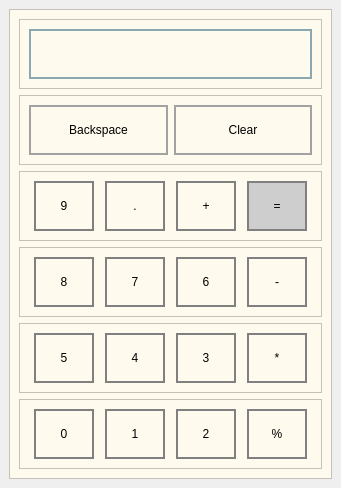
<?xml version="1.0" encoding="UTF-8"?>
<ui version="4.0">
 <class>MainWindow</class>
 <widget class="QMainWindow" name="MainWindow">
  <property name="geometry">
   <rect>
    <x>0</x>
    <y>0</y>
    <width>341</width>
    <height>456</height>
   </rect>
  </property>
  <property name="minimumSize">
   <size>
    <width>4</width>
    <height>0</height>
   </size>
  </property>
  <property name="maximumSize">
   <size>
    <width>538</width>
    <height>456</height>
   </size>
  </property>
  <property name="windowTitle">
   <string>MainWindow</string>
  </property>
  <widget class="QWidget" name="centralwidget">
   <layout class="QVBoxLayout" name="verticalLayout">
    <item>
     <widget class="QFrame" name="frame">
      <property name="styleSheet">
       <string notr="true">background-color: rgb(255, 250, 238);</string>
      </property>
      <property name="frameShape">
       <enum>QFrame::Shape::StyledPanel</enum>
      </property>
      <property name="frameShadow">
       <enum>QFrame::Shadow::Raised</enum>
      </property>
      <layout class="QVBoxLayout" name="verticalLayout_2">
       <item>
        <widget class="QFrame" name="frame_5">
         <property name="frameShape">
          <enum>QFrame::Shape::StyledPanel</enum>
         </property>
         <property name="frameShadow">
          <enum>QFrame::Shadow::Raised</enum>
         </property>
         <layout class="QVBoxLayout" name="verticalLayout_3">
          <item>
           <widget class="QLineEdit" name="display">
            <property name="minimumSize">
             <size>
              <width>60</width>
              <height>50</height>
             </size>
            </property>
            <property name="styleSheet">
             <string notr="true">border:2px solid #89A8B2;</string>
            </property>
           </widget>
          </item>
         </layout>
        </widget>
       </item>
       <item>
        <widget class="QFrame" name="frame_2">
         <property name="frameShape">
          <enum>QFrame::Shape::StyledPanel</enum>
         </property>
         <property name="frameShadow">
          <enum>QFrame::Shadow::Raised</enum>
         </property>
         <layout class="QHBoxLayout" name="horizontalLayout">
          <item>
           <widget class="QPushButton" name="backspace">
            <property name="minimumSize">
             <size>
              <width>60</width>
              <height>50</height>
             </size>
            </property>
            <property name="styleSheet">
             <string notr="true">border:2px solid rgb(162, 162, 162);</string>
            </property>
            <property name="text">
             <string>Backspace</string>
            </property>
            <property name="checkable">
             <bool>true</bool>
            </property>
           </widget>
          </item>
          <item>
           <widget class="QPushButton" name="clear">
            <property name="minimumSize">
             <size>
              <width>60</width>
              <height>50</height>
             </size>
            </property>
            <property name="styleSheet">
             <string notr="true">border:2px solid rgb(162, 162, 162);</string>
            </property>
            <property name="text">
             <string>Clear</string>
            </property>
            <property name="checkable">
             <bool>true</bool>
            </property>
           </widget>
          </item>
         </layout>
        </widget>
       </item>
       <item>
        <widget class="QFrame" name="frame_3">
         <property name="frameShape">
          <enum>QFrame::Shape::StyledPanel</enum>
         </property>
         <property name="frameShadow">
          <enum>QFrame::Shadow::Raised</enum>
         </property>
         <layout class="QHBoxLayout" name="horizontalLayout_2">
          <item>
           <widget class="QPushButton" name="integer_9">
            <property name="minimumSize">
             <size>
              <width>50</width>
              <height>50</height>
             </size>
            </property>
            <property name="maximumSize">
             <size>
              <width>60</width>
              <height>50</height>
             </size>
            </property>
            <property name="styleSheet">
             <string notr="true">border:2px solid grey;</string>
            </property>
            <property name="text">
             <string>9</string>
            </property>
            <property name="checkable">
             <bool>true</bool>
            </property>
           </widget>
          </item>
          <item>
           <widget class="QPushButton" name="decimal">
            <property name="minimumSize">
             <size>
              <width>50</width>
              <height>50</height>
             </size>
            </property>
            <property name="maximumSize">
             <size>
              <width>60</width>
              <height>50</height>
             </size>
            </property>
            <property name="styleSheet">
             <string notr="true">border:2px solid grey;</string>
            </property>
            <property name="text">
             <string>.</string>
            </property>
            <property name="checkable">
             <bool>true</bool>
            </property>
           </widget>
          </item>
          <item>
           <widget class="QPushButton" name="addition">
            <property name="minimumSize">
             <size>
              <width>50</width>
              <height>50</height>
             </size>
            </property>
            <property name="maximumSize">
             <size>
              <width>60</width>
              <height>50</height>
             </size>
            </property>
            <property name="styleSheet">
             <string notr="true">border:2px solid grey;</string>
            </property>
            <property name="text">
             <string>+</string>
            </property>
            <property name="checkable">
             <bool>true</bool>
            </property>
           </widget>
          </item>
          <item>
           <widget class="QPushButton" name="result">
            <property name="minimumSize">
             <size>
              <width>50</width>
              <height>50</height>
             </size>
            </property>
            <property name="maximumSize">
             <size>
              <width>60</width>
              <height>50</height>
             </size>
            </property>
            <property name="styleSheet">
             <string notr="true">border:2px solid grey;
background-color: rgb(206, 206, 206);</string>
            </property>
            <property name="text">
             <string>=</string>
            </property>
            <property name="checkable">
             <bool>true</bool>
            </property>
           </widget>
          </item>
         </layout>
        </widget>
       </item>
       <item>
        <widget class="QFrame" name="frame_4">
         <property name="frameShape">
          <enum>QFrame::Shape::StyledPanel</enum>
         </property>
         <property name="frameShadow">
          <enum>QFrame::Shadow::Raised</enum>
         </property>
         <layout class="QGridLayout" name="gridLayout">
          <item row="0" column="0">
           <widget class="QPushButton" name="integer_8">
            <property name="minimumSize">
             <size>
              <width>60</width>
              <height>50</height>
             </size>
            </property>
            <property name="maximumSize">
             <size>
              <width>60</width>
              <height>50</height>
             </size>
            </property>
            <property name="styleSheet">
             <string notr="true">border:2px solid grey;
</string>
            </property>
            <property name="text">
             <string>8</string>
            </property>
            <property name="checkable">
             <bool>true</bool>
            </property>
           </widget>
          </item>
          <item row="0" column="1">
           <widget class="QPushButton" name="integer_7">
            <property name="minimumSize">
             <size>
              <width>60</width>
              <height>50</height>
             </size>
            </property>
            <property name="maximumSize">
             <size>
              <width>60</width>
              <height>50</height>
             </size>
            </property>
            <property name="styleSheet">
             <string notr="true">border:2px solid grey;</string>
            </property>
            <property name="text">
             <string>7</string>
            </property>
            <property name="checkable">
             <bool>true</bool>
            </property>
           </widget>
          </item>
          <item row="0" column="3">
           <widget class="QPushButton" name="subtraction">
            <property name="minimumSize">
             <size>
              <width>60</width>
              <height>50</height>
             </size>
            </property>
            <property name="maximumSize">
             <size>
              <width>60</width>
              <height>50</height>
             </size>
            </property>
            <property name="styleSheet">
             <string notr="true">border:2px solid grey;</string>
            </property>
            <property name="text">
             <string>-</string>
            </property>
            <property name="checkable">
             <bool>true</bool>
            </property>
           </widget>
          </item>
          <item row="0" column="2">
           <widget class="QPushButton" name="integer_6">
            <property name="minimumSize">
             <size>
              <width>60</width>
              <height>50</height>
             </size>
            </property>
            <property name="maximumSize">
             <size>
              <width>60</width>
              <height>50</height>
             </size>
            </property>
            <property name="styleSheet">
             <string notr="true">border:2px solid grey;</string>
            </property>
            <property name="text">
             <string>6</string>
            </property>
            <property name="checkable">
             <bool>true</bool>
            </property>
           </widget>
          </item>
         </layout>
        </widget>
       </item>
       <item>
        <widget class="QFrame" name="frame_6">
         <property name="frameShape">
          <enum>QFrame::Shape::StyledPanel</enum>
         </property>
         <property name="frameShadow">
          <enum>QFrame::Shadow::Raised</enum>
         </property>
         <layout class="QHBoxLayout" name="horizontalLayout_4">
          <item>
           <widget class="QPushButton" name="integer_5">
            <property name="minimumSize">
             <size>
              <width>60</width>
              <height>50</height>
             </size>
            </property>
            <property name="maximumSize">
             <size>
              <width>60</width>
              <height>50</height>
             </size>
            </property>
            <property name="styleSheet">
             <string notr="true">border:2px solid grey;</string>
            </property>
            <property name="text">
             <string>5</string>
            </property>
            <property name="checkable">
             <bool>true</bool>
            </property>
           </widget>
          </item>
          <item>
           <widget class="QPushButton" name="integer_4">
            <property name="minimumSize">
             <size>
              <width>60</width>
              <height>50</height>
             </size>
            </property>
            <property name="maximumSize">
             <size>
              <width>60</width>
              <height>50</height>
             </size>
            </property>
            <property name="styleSheet">
             <string notr="true">border:2px solid grey;</string>
            </property>
            <property name="text">
             <string>4</string>
            </property>
            <property name="checkable">
             <bool>true</bool>
            </property>
           </widget>
          </item>
          <item>
           <widget class="QPushButton" name="integer_3">
            <property name="minimumSize">
             <size>
              <width>60</width>
              <height>50</height>
             </size>
            </property>
            <property name="maximumSize">
             <size>
              <width>60</width>
              <height>50</height>
             </size>
            </property>
            <property name="styleSheet">
             <string notr="true">border:2px solid grey;</string>
            </property>
            <property name="text">
             <string>3</string>
            </property>
            <property name="checkable">
             <bool>true</bool>
            </property>
           </widget>
          </item>
          <item>
           <widget class="QPushButton" name="multiplication">
            <property name="minimumSize">
             <size>
              <width>60</width>
              <height>50</height>
             </size>
            </property>
            <property name="maximumSize">
             <size>
              <width>60</width>
              <height>50</height>
             </size>
            </property>
            <property name="styleSheet">
             <string notr="true">border:2px solid grey;</string>
            </property>
            <property name="text">
             <string>*</string>
            </property>
            <property name="checkable">
             <bool>true</bool>
            </property>
           </widget>
          </item>
         </layout>
        </widget>
       </item>
       <item>
        <widget class="QFrame" name="qframe">
         <property name="frameShape">
          <enum>QFrame::Shape::StyledPanel</enum>
         </property>
         <property name="frameShadow">
          <enum>QFrame::Shadow::Raised</enum>
         </property>
         <layout class="QHBoxLayout" name="horizontalLayout_5">
          <item>
           <widget class="QPushButton" name="pushButton_21">
            <property name="minimumSize">
             <size>
              <width>60</width>
              <height>50</height>
             </size>
            </property>
            <property name="maximumSize">
             <size>
              <width>60</width>
              <height>50</height>
             </size>
            </property>
            <property name="styleSheet">
             <string notr="true">border:2px solid grey;</string>
            </property>
            <property name="text">
             <string>0</string>
            </property>
            <property name="checkable">
             <bool>true</bool>
            </property>
           </widget>
          </item>
          <item>
           <widget class="QPushButton" name="integer_1">
            <property name="minimumSize">
             <size>
              <width>60</width>
              <height>50</height>
             </size>
            </property>
            <property name="maximumSize">
             <size>
              <width>60</width>
              <height>50</height>
             </size>
            </property>
            <property name="styleSheet">
             <string notr="true">border:2px solid grey;</string>
            </property>
            <property name="text">
             <string>1</string>
            </property>
            <property name="checkable">
             <bool>true</bool>
            </property>
           </widget>
          </item>
          <item>
           <widget class="QPushButton" name="integer_2">
            <property name="minimumSize">
             <size>
              <width>60</width>
              <height>50</height>
             </size>
            </property>
            <property name="maximumSize">
             <size>
              <width>60</width>
              <height>50</height>
             </size>
            </property>
            <property name="styleSheet">
             <string notr="true">border:2px solid grey;</string>
            </property>
            <property name="text">
             <string>2</string>
            </property>
            <property name="checkable">
             <bool>true</bool>
            </property>
           </widget>
          </item>
          <item>
           <widget class="QPushButton" name="division">
            <property name="minimumSize">
             <size>
              <width>60</width>
              <height>50</height>
             </size>
            </property>
            <property name="maximumSize">
             <size>
              <width>60</width>
              <height>50</height>
             </size>
            </property>
            <property name="styleSheet">
             <string notr="true">border:2px solid grey;</string>
            </property>
            <property name="text">
             <string>%</string>
            </property>
            <property name="checkable">
             <bool>true</bool>
            </property>
           </widget>
          </item>
         </layout>
        </widget>
       </item>
      </layout>
     </widget>
    </item>
   </layout>
  </widget>
 </widget>
 <resources/>
 <connections/>
</ui>
